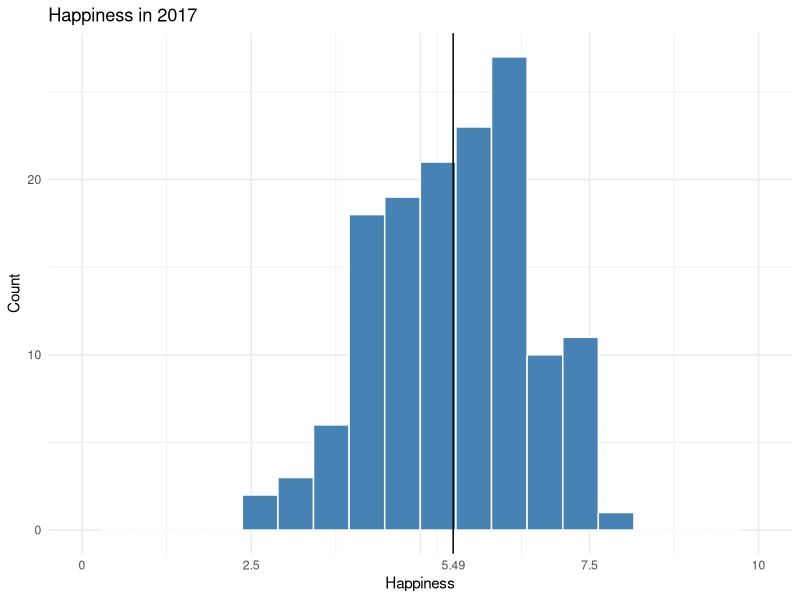
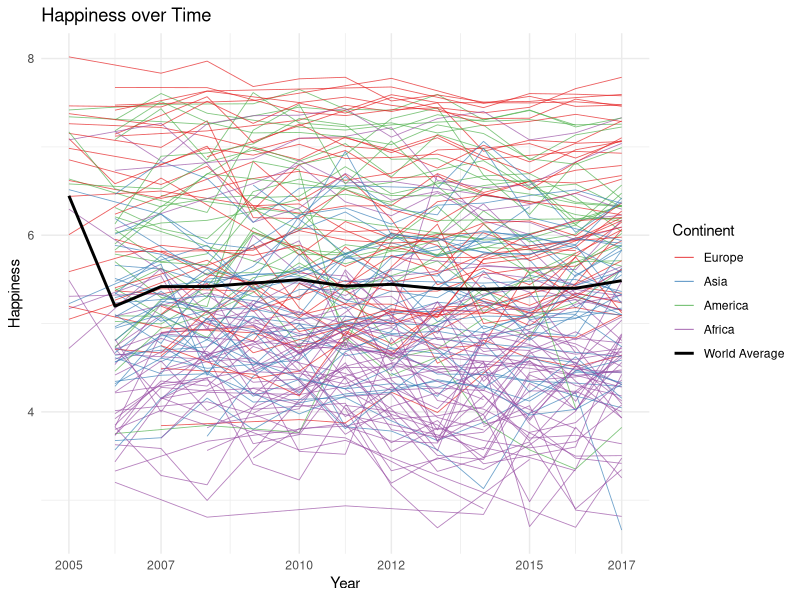
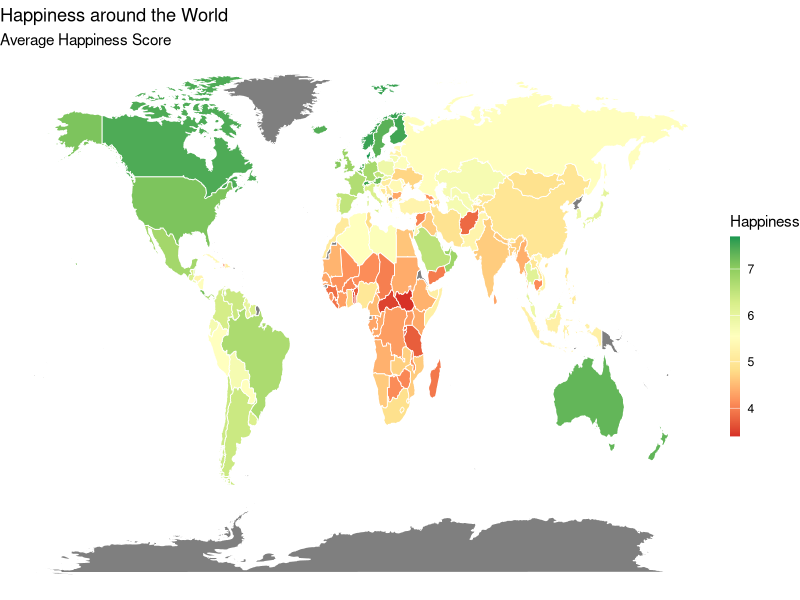
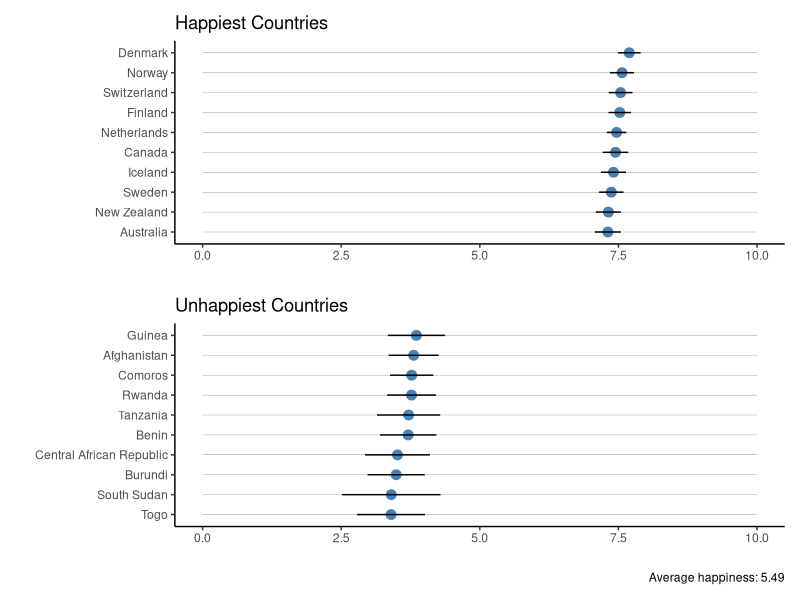
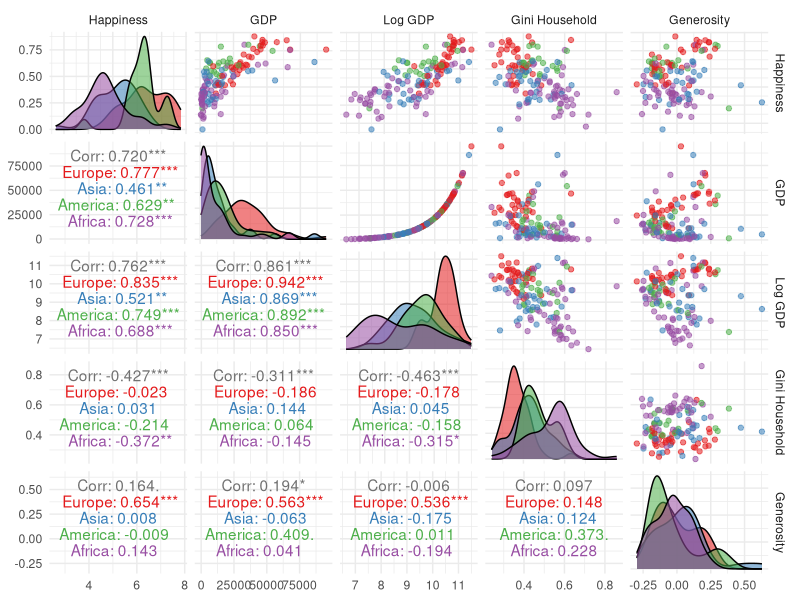
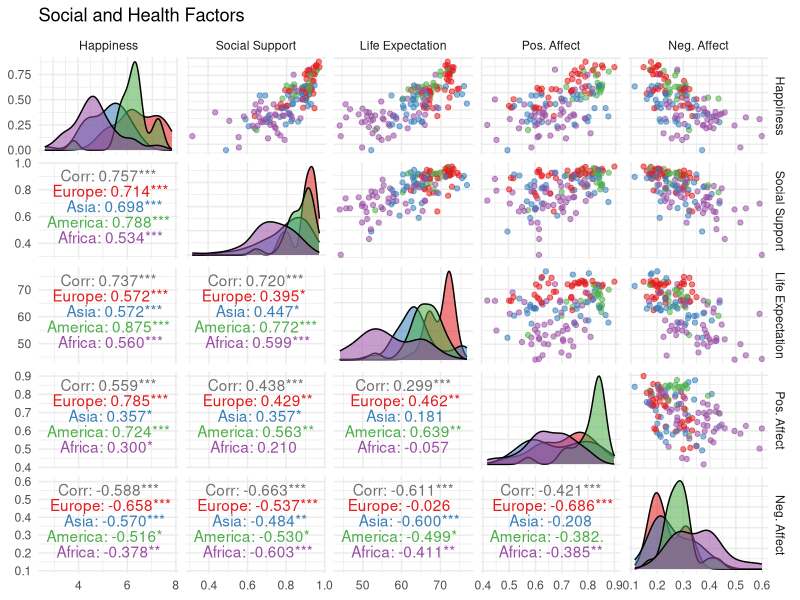
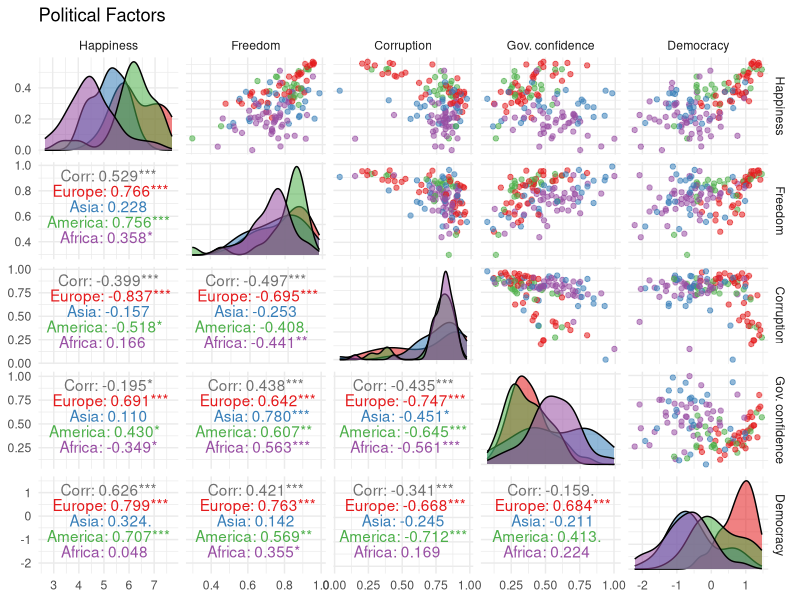
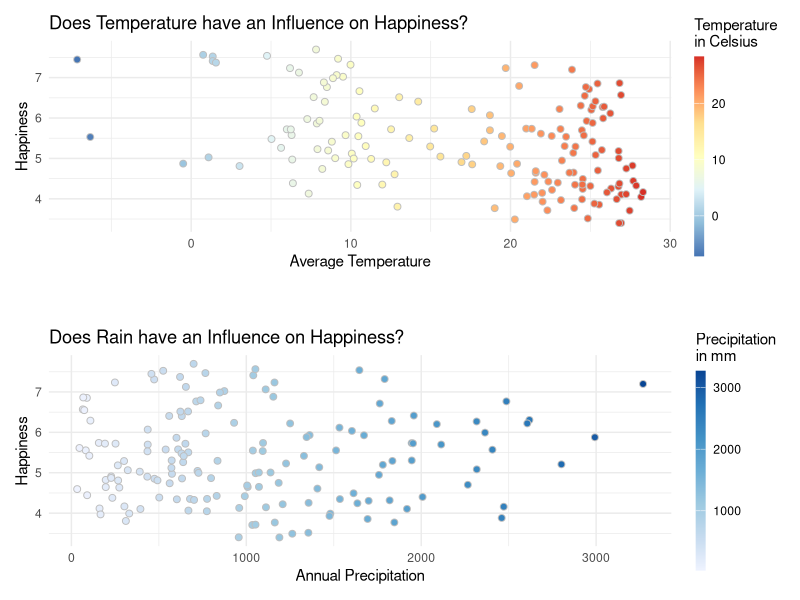

Write the R code that produced these figures, in order.
## ---- chunk 1
knitr::opts_chunk$set(echo = FALSE, message = F, warning = F)
## ---- chunk 2
library(tidyverse)
library(GGally)          # nice pair plots
library(patchwork)       # patch plots together
library(gganimate)       # fancy animations

ggplot <- function(...) ggplot2::ggplot(...) + scale_color_brewer(palette="Set1") +scale_fill_brewer(palette="Set1")
unlockBinding("ggplot",parent.env(asNamespace("GGally")))
assign("ggplot",ggplot,parent.env(asNamespace("GGally")))
## ---- chunk 3
d <- read_csv("../data/WHR2018Chapter2OnlineData.csv") %>%
  rename(happiness =`Life Ladder`, 
         log_gdp =`Log GDP per capita`, 
         social = `Social support`, 
         health = `Healthy life expectancy at birth`, 
         freedom = `Freedom to make life choices`, 
         generosity = Generosity, 
         corruption = `Perceptions of corruption`, 
         pos_affect = `Positive affect`, 
         neg_affect = `Negative affect`, 
         gov_confidence = `Confidence in national government`, 
         democracy = `Democratic Quality`, 
         delivery = `Delivery Quality`, 
         sd_happiness = `Standard deviation of ladder by country-year`, 
         sd_mean_happiness = `Standard deviation/Mean of ladder by country-year`,
         gini = `GINI index (World Bank estimate)`, 
         gini_avg = `GINI index (World Bank estimate), average 2000-15`, 
         gini_household = `gini of household income reported in Gallup, by wp5-year`)
## ---- chunk 4
missing_regions <- c("Comoros" = "Sub-Saharan Africa",
  "Cuba" = "Latin America and Caribbean",
  "Djibouti" = "Middle East and North Africa",
  "Guyana" = "Latin America and Caribbean",
  "Oman" = "Middle East and North Africa",
  "Somaliland region" = "Middle East and North Africa",
  "Suriname" = "Latin America and Caribbean",
  "Swaziland" = "Sub-Saharan Africa")

d2 <- read_csv("../data/WHR2018Chapter2OnlineData_supporting_factors.csv") %>%
  select(country, region = `Region indicator`) 



d <- d %>%
  left_join( d2, by="country") %>%
  mutate(region = ifelse(is.na(region), country, region)) %>%
  mutate(region = str_replace_all(region, missing_regions)) %>%
  mutate(continent = fct_collapse(region,
                                  America=c("North America and ANZ", "Latin America and Caribbean"),
                                  Africa=c("Middle East and North Africa", "Sub-Saharan Africa" ),
                                  Asia=c("South Asia", "Southeast Asia", "East Asia", 
                                         "Commonwealth of Independent States"),
                                  Europe=c("Central and Eastern Europe", "Western Europe")
                                  )) 
## ---- chunk 5
country_spell_list <- c("Egypt, Arab Rep."="Egypt",
   "Russian Federation"="Russia",
   "Korea, Rep."="South Korea",
   "Yemen, Rep."="Yemen",
   "Slovak Republic"="Slovakia",
   "Iran, Islamic Rep."="Iran",
   "Congo, Rep."="Congo (Brazzaville)",
   "Congo, Dem. Rep."="Congo (Kinshasa)",
   "Hong Kong SAR, China"="Hong Kong S.A.R. of China",
   "Cote d'Ivoire"="Ivory Coast",
   "Kyrgyz Republic"="Kyrgyzstan",
   "Macedonia, FYR"="Macedonia",
   "Lao PDR"="Laos",
   "Venezuela, RB"="Venezuela")

gdp <- read_csv("../data/worldbank_gdp.csv",
                skip=3) %>%
  rename(country=`Country Name`, country_code=`Country Code`) %>%
  select(country, country_code, `1960`:`2017`) %>%
  gather(key="year", value="gdp", `1960`:`2017`) %>%
  mutate(log_gdp = log(gdp),
         year=as.numeric(year)) %>%
  mutate(country = str_replace_all(country, country_spell_list))



d <- d %>%
  select(-log_gdp) %>% 
  left_join( gdp, by=c("country", "year")) %>%
  select(country, country_code, region, continent, year, happiness, gdp, log_gdp, social:gini_household)

missing_country_codes <- c("Swaziland"="SWZ",
  "Palestinian Territories"="PSE",
  "North Cyprus"="CYP",
  "Somaliland"="SOM",
  "Taiwan Province of China"="TWN")

d <- d %>% 
 mutate(country_code = ifelse(is.na(country_code), country, country_code)) %>%
  mutate(country_code = str_replace_all(country_code, missing_country_codes))
  
## ---- chunk 6
d %>% 
  filter(year==2017) %>%
  ggplot(aes(x=happiness)) +
  geom_histogram(bins=20, fill="steelblue", col="white") +
  labs(x="Happiness", y="Count", title="Happiness in 2017") + 
  geom_vline(xintercept = mean(d %>% filter(year == 2017) %>% pull(happiness))) + 
  scale_x_continuous(breaks = c(0, 2.5,  5, 5.49, 7.5, 10), 
                     labels = c(0, 2.5, "", 5.49, 7.5, 10),
                    limits = c(0, 10) ) + 
  theme_minimal()
## ---- chunk 7
trend <- d %>%
  group_by(year) %>%
  summarise(happiness = mean(happiness))

d %>%
  ggplot(aes(x=year, y=happiness)) + 
  geom_line(aes(group=country, col=continent), alpha=0.7, size=0.3) +
  scale_color_manual(values=c("#E41A1C", "#377EB8", "#4DAF4A", "#984EA3", "#000000")) +
  scale_x_continuous(breaks=c(2005, 2007, 2010, 2012, 2015, 2017)) +
  geom_line(data=trend, size=1, aes(x=year, y=happiness, col="World Average")) +
  theme_minimal() +
  guides(colour = guide_legend(override.aes = list(alpha=1, size=1.5))) +
  labs(x="Year", y="Happiness", color="Continent", title="Happiness over Time")
## ---- chunk 8
map_correction <- c("Democratic Republic of the Congo"="Congo (Brazzaville)",
                    "Palestine"="Palestinian Territories",
                    "Republic of Congo"="Congo (Kinshasa)",
                    "Taiwan"="Taiwan Province of China",
                    "USA"="United States",
                    "UK"="United Kingdom")

world <- map_data("world") %>%
  rename(country = region) %>%
  mutate(country = str_replace_all(country, map_correction))

world_map <- world %>%
  left_join(d %>% 
              group_by(country) %>%
              summarize(happiness=mean(happiness), na.rm=T), by="country")

world_map %>% 
ggplot( aes(x=long, y=lat, group=group, fill=happiness)) +
  geom_polygon(col="white", size=0.3) +
  coord_cartesian() +
  scale_fill_distiller(palette="RdYlGn", direction=1) +
  theme_void() +
  labs(fill="Happiness", title="Happiness around the World", subtitle="Average Happiness Score") +
  guides(fill = guide_colourbar(barwidth = 0.5, barheight = 10))
## ---- chunk 9
happiest <- d %>% 
  group_by(country) %>%
  summarize(happiness=mean(happiness, na.rm=T),
            sd_mean_happiness=mean(sd_mean_happiness, na.rm=T)) %>%
  mutate(country = fct_reorder(country, happiness)) %>%
  top_n(10, happiness) %>%
    ggplot(aes(x=country, y=happiness)) +
    geom_point(col="steelblue", size=3) +
    geom_segment(aes(x=country,
                   xend=country,
                   y=0,
                   yend=10),
               alpha=0.6,
               size=0.1) +
  geom_segment(aes(x=country,
                   xend=country,
                   y=happiness - sd_mean_happiness,
                   yend=happiness + sd_mean_happiness)) +
  coord_flip() + theme_classic() + 
  labs(title="Happiest Countries", y="", x="")

unhappiest <- d %>% 
  group_by(country) %>%
  summarize(happiness=mean(happiness, na.rm=T),
            sd_mean_happiness=mean(sd_mean_happiness, na.rm=T)) %>%
  mutate(country = fct_reorder(country, happiness)) %>%
  top_n(-10, happiness) %>%
    ggplot(aes(x=country, y=happiness)) +
    geom_point(col="steelblue", size=3) +
    geom_segment(aes(x=country,
                   xend=country,
                   y=0,
                   yend=10),
               alpha=0.6,
               size=0.1) +
  geom_segment(aes(x=country,
                   xend=country,
                   y=happiness - sd_mean_happiness,
                   yend=happiness + sd_mean_happiness)) +
  coord_flip() + theme_classic() +
  labs(title="Unhappiest Countries", y="", x="",
       caption = paste("Average happiness:",
                      round(mean(d %>% filter(year==2017) %>% pull(happiness), na.rm=T), digits=2)))

happiest + unhappiest + plot_layout(ncol = 1)
## ---- chunk 10
d %>% 
  filter(year == 2017) %>%
  select(Happiness=happiness, 
         GDP=gdp, `Log GDP`=log_gdp, 
         `Gini Household`=gini_household, 
         Generosity=generosity, continent) %>%
  ggpairs(mapping=aes(col=continent, alpha=0.5), columns=1:5,
          upper=list(continuous="points"),
          lower=list(continuous="cor"),
          titel="Economical Factors") + 
  theme_minimal() 
## ---- chunk 11
d %>% 
  filter(year == 2017) %>%
  select(Happiness=happiness, 
         `Social Support`=social, 
         `Life Expectation`=health, 
         `Pos. Affect`=pos_affect, 
         `Neg. Affect`=neg_affect, continent) %>%
  ggpairs(mapping=aes(col=continent, alpha=0.5),
          columns = 1:5,
          upper=list(continuous="points"),
          lower=list(continuous="cor"),
          title="Social and Health Factors") +
  theme_minimal()
## ---- chunk 12
d %>% 
  filter(year == 2016) %>%
  select(Happiness=happiness, 
         Freedom=freedom, 
         Corruption=corruption, 
         `Gov. confidence`=gov_confidence, 
         Democracy=democracy,continent) %>%
    ggpairs(mapping=aes(col=continent, alpha=0.5),
          columns = 1:5,
          upper=list(continuous="points"),
          lower=list(continuous="cor"),
          title="Political Factors") +
  theme_minimal()
## ---- chunk 13
temp <- read_csv("../data/temperature_data.csv") %>%
  select(country_code=ISO_3DIGIT, avg_temp=Annual_temp)

rain <- read_csv("../data/precipitation_data.csv") %>%
  select(country_code=ISO_3DIGIT, annual_precip=Annual_precip)

temp_plot <- d %>%
  left_join(temp, by="country_code") %>%
  group_by(country) %>%
  summarise(happiness=mean(happiness, na.rm=T),
            avg_temp=mean(avg_temp, na.rm=T)) %>%
  ggplot(aes(x=avg_temp, y=happiness, fill=avg_temp)) +
  geom_point(size=2, shape=21, col="grey") +
  scale_fill_distiller(type="div", palette = "RdYlBu") +
  theme_minimal() +
  guides(fill = guide_colourbar(barwidth = 0.5, barheight = 10)) +
  labs(title="Does Temperature have an Influence on Happiness?",
       x="Average Temperature", y="Happiness", fill="Temperature\nin Celsius")

rain_plot <- d %>%
  left_join(rain, by="country_code") %>%
  group_by(country) %>%
  summarise(happiness=mean(happiness, na.rm=T),
            avg_temp=mean(annual_precip, na.rm=T)) %>%
  ggplot(aes(x=avg_temp, y=happiness, fill=avg_temp)) +
  geom_point(size=2, shape=21, col="grey") +
  scale_fill_distiller(type="seq", palette = "Blues", direction=1) +
  theme_minimal() +
  guides(fill = guide_colourbar(barwidth = 0.5, barheight = 10)) +
  labs(title="Does Rain have an Influence on Happiness?",
       x="Annual Precipitation", y="Happiness", fill="Precipitation\nin mm")

temp_plot + plot_spacer() + rain_plot + plot_layout(ncol=1,
                                                    heights=c(2,0.3,2))
## ---- chunk 14
pop <- read_csv("../data/worldbank_population.csv",
                skip=3) %>%
  select(country=`Country Name`, `1960`:`2017`) %>%
  mutate(country = str_replace_all(country, country_spell_list)) %>%
  gather(key="year", value="pop", `1960`:`2017`) %>%
  mutate(year = as.numeric(year),
         log_pop = log(pop))
  
d <- d %>%
  left_join(pop, by=c("country", "year"))
## ---- chunk 15

xlabs <- c(1000, 10000, 100000)
options(scipen = 6)
p <- d %>%
  filter(!is.na(gdp) & !is.na(pop)) %>%
  mutate(year = as.integer(year)) %>%
  arrange(desc(pop)) %>%
  ggplot(aes(x=gdp, y=happiness, fill=continent, size=pop)) + 
  geom_point(shape=21, show.legend = F) +
  scale_x_log10(breaks=c(1000, 10000, 100000), 
                labels=formatC(xlabs, digits = 0, format = "f", big.mark = ",")) +
  scale_fill_brewer(type="qual", palette="Set1") +
  scale_size(range=c(2,12), guide=F) +
  labs(x="GDP per Capita", y="Happiness", title = 'Year: {frame_time}') +
  facet_wrap(~continent) +
  theme(panel.spacing=unit(3, "lines")) +
  theme_minimal() + 
  transition_time(year) + 
  ease_aes('linear') + 
  guides(fill = guide_legend(override.aes = list(size=5))) 
  
animate(p, 200, 10)
